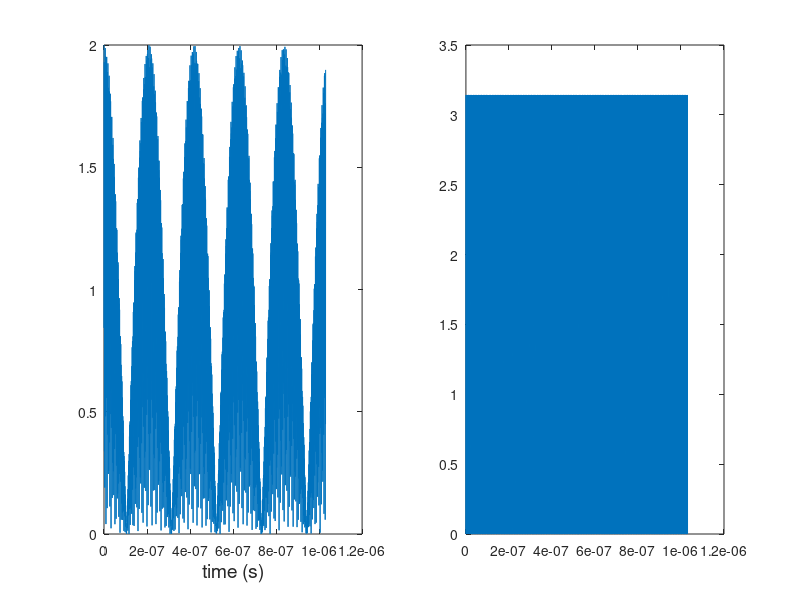
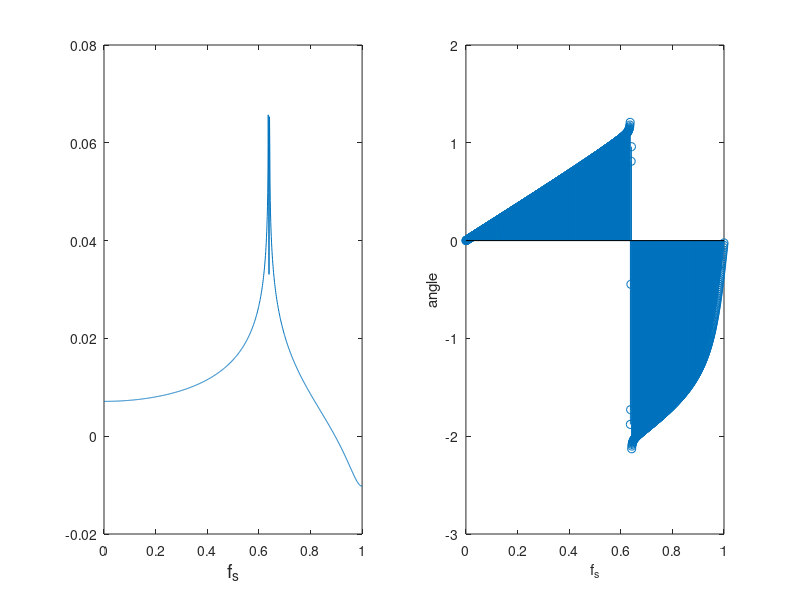

Here is the MATLAB script that generated these plots, in order: (Note: this script raises an error after producing the figures.)
samplingFreq = 2*10^9; % sampling frequency
Window_Size = 2^11; % size of window to cross multiply
%number_of_bodies = 5;
Num_Of_Antennas = 2;
signal_frequency = 40*10^8; % radians/sec
signal_time = 0.0001; % in seconds
N = signal_time/(1/samplingFreq); % total samples in input signal
Nsub = mod(N,Window_Size)
N = N-Nsub
Nfft = Window_Size%/2 % total samples in FFT output
Num_Of_Windows_Per_Signal = N/Window_Size;
P = Num_Of_Windows_Per_Signal
Number_Of_Signals = Num_Of_Antennas
Number_Of_Complex_Multiplications = 1/2*(Number_Of_Signals-1)*Number_Of_Signals
signal_to_noise_input = 1; % multiplied to noise then added to signal
Nyquist_freq = samplingFreq/2;
t = linspace(0,signal_time,N);
f = linspace(0,Nyquist_freq,5);
fs = linspace(0,1,Nfft/2);
fs_input = linspace(0,1,Nfft/2);
% Signal_no_noise = [(sin(signal_frequency*t(N/3:N*2/3-1)) + 20*sin((signal_frequency-1000)*t(N/3:N*2/3-1)))];
% input_hanning = [ 1/2-(1/2)*cos(2*pi*(1:N/3)/(N/3))];
% Signal_no_noise = Signal_no_noise.*input_hanning;
%figure(2);
%plot(t);
H = 3; % sizes of pictures.
W = 4;
Signal_no_noise = 1*(cos(signal_frequency*t) + cos((signal_frequency-3*10^7)*t)); %frequency noise
figure(1);
title('Input signal time domain','fontsize',14);
subplot(1,2,1);
plot(t(1:Nfft),abs(Signal_no_noise(1:Nfft)));
xlabel('time (s)','fontsize',14);
set(1,'paperunits','inches');
set(1,'paperorientation','portrait')
set(1,'papersize',[H,W]);
subplot(1,2,2);
plot(t(1:Nfft),angle(Signal_no_noise(1:Nfft)));
saveas(1,'inputsignaltime.svg','svg');
figure(2);
title('Input signal frequency domain','fontsize',14);
subplot(1,2,1);
fft_in = Signal_no_noise(1:Nfft);
plot(fs_input,20*log(abs(fft(fft_in)(1:Nfft/2)))/Nfft);
xlabel('f_s','fontsize',14);
set(2,'paperunits','inches');
set(2,'paperorientation','portrait');
set(2,'papersize',[H,W]);
subplot(1,2,2);
stem(fs_input,angle(fft(fft_in))(1:Nfft/2));
xlabel('f_s');
ylabel('angle');
saveas(2,'input freq.eps','eps');
%windowcoef = (Nfft)/f; % commonly used constant
Signal_no_noise_s = csvread('Inputtwodim4test');
Signal_no_noise_s = Signal_no_noise_s(:,1:N);
figure(102);
title('Antenna input signal 1 freq');
subplot(1,2,1);
fft_in = Signal_no_noise_s(1,1:Nfft);
plot(fs_input,20*log(abs(fft(fft_in)(1:Nfft/2)/Nfft)));
xlabel('f_s','fontsize',14);
set(102,'paperunits','inches');
set(102,'paperorientation','portrait');
set(102,'papersize',[H,W]);
subplot(1,2,2);
stem(fs_input,angle(fft(fft_in))(1:Nfft/2));
xlabel('f_s');
ylabel('angle');
saveas(102,'freqofantennain1.eps','eps');
figure(103);
title('Antenna input signal 3 freq');
subplot(1,2,1);
fft_in = Signal_no_noise_s(1,1:Nfft);
plot(fs_input,20*log(abs(fft(fft_in)(1:Nfft/2))/Nfft));
xlabel('f_s','fontsize',14);
set(102,'paperunits','inches');
set(102,'paperorientation','portrait');
set(102,'papersize',[H,W]);
subplot(1,2,2);
stem(fs_input,angle(fft(fft_in))(1:Nfft/2));
xlabel('f_s');
ylabel('angle');
saveas(103,'freqofantennain2.eps','eps');
Signalf = zeros(Num_Of_Windows_Per_Signal,Window_Size);
Signalfft = zeros(Number_Of_Signals,Nfft/2);
Signalmul = zeros(Number_Of_Complex_Multiplications,Nfft/2);
Signalout = zeros(1,Nfft/2);
Signalin = zeros(Number_Of_Signals,N);
analysis_filter = sinc(((0:(N-1))-N/2)/Window_Size);
%HanningWindow =0.53836-(0.46164)*cos(2*pi*(0:(N-1))/N);%EDIT, replaced with Hamming window
%EDIT replaced Hanning/hamming with blackman window.
HanningWindow = 0.42659 - 0.49656*cos(2*pi*(0:N-1)/N)+0.076849*cos(4*pi*(0:N-1)/N);
pre_filter = analysis_filter.*HanningWindow;
figure(48);
plot(t(1:N),pre_filter);
title('polyphase filter prefilter','fontsize',14);
xlabel('time(s)');
set(48,'paperunits','inches');
set(48,'paperorientation','portrait');
set(48,'papersize',[H,W]);
saveas(48,'polyphasepre.eps','eps');
% iterate every other signal

% Set up realtime signals
x2 = 1;
for x = 1:Num_Of_Antennas
	%Signal_no_noise_s = zeros(1,N);
    %for(z = 1:number_of_bodies)
    %    Signal_no_noise_s = Signal_no_noise_s + noise2(z)*e.^((((2*pi*f(z)*t)+noise1(z)*0.5*pi*(x-1))*i));
    %end
    Signalt = ((Signal_no_noise)+(Signal_no_noise_s(x,:))/signal_to_noise_input);
%add gaussian noise
    gaussnoise = rand(1,N);
    gaussnoise = gaussnoise - mean(gaussnoise);
    Signalt = Signalt + gaussnoise;
    figure(x+2);
    subplot(1,2,1);
    plot(t(1:N),abs(fft(Signalt(1:N))/N));
    xlabel('time(s)','fontsize',14);
    title('Antenna output signal','fontsize',14);
    set((x+2),'paperunits','inches');
    set((x+2),'paperorientation','portrait');
    set((x+2),'papersize',[H,W]);
    subplot(1,2,2);
    plot(t(1:N),angle(fft(Signalt(1:N))));
    xlabel('time(s)');
    ylabel('angle');
    name = ['a' num2str(x) 'outf.eps'];
    saveas(x+2,name,'eps');
    Signalin(x,:) = Signalt;

    %create overlap sequences:
    start = 1;
    window_c = Window_Size; % end of the window currently being shifted
    z = 1;
    TEMP = zeros(1,Window_Size);

    %DO POLYPHASE

    while window_c <= N
        Signalf(z,:) = (Signalt(start:(window_c)));
%       Signalf(z,:) = Signalt(1:Nfft);
	pre_part = pre_filter(start:(window_c));
	% add prefilter
	Signalf(z,:) = Signalf(z,:).*pre_part;
	%figure(z+100*x);
	%plot(angle(fft(Signalt(start:window_c))));
        start = window_c+1;
        window_c = window_c + Window_Size;
        TEMP = TEMP + Signalf(z,:);
        z = z + 1;
    end
    TEMP = fft(TEMP/P)/Nfft;
    Signalfft(x2,:) = TEMP(1:Nfft/2);
    x2 = x2 + 1;
    
end

% plot the outputs:
y = 0;
for x = 1:Num_Of_Antennas
	figure(x+2+Num_Of_Antennas);
	subplot(1,2,1);
	plot(fs,20*log(abs(Signalfft(x,1:Nfft/2))));
	title('after polyphase filter','fontsize',14);
	xlabel('f_s','fontsize',14);
	ylabel('dB','fontsize',14);
	set(x+2+Num_Of_Antennas,'paperunits','inches');
	set(x+2+Num_Of_Antennas,'paperorientation','portrait')
	set(x+2+Num_Of_Antennas,'papersize',[H,W]);
	name = ['pffb-' num2str(x) '.eps'];
	subplot(1,2,2);
	stem(fs,angle(Signalfft(x,1:Nfft/2)));
        xlabel('f_s');
	ylabel('angle');
	saveas((x+2+Num_Of_Antennas),name,'eps');
	%figure(96+x);
	%plot(fs,angle(Signalfft(1,1:Nfft/2).*conj(Signalfft(2,1:Nfft/2))));
end

% multiply and add
z = 1; % holds position, computation too complex for pre calculated indices here.
for x = 1:Number_Of_Signals
    for y = (x+1):Number_Of_Signals
        Signalmul(z,:) = Signalfft(x,:).*conj(Signalfft(y,:));
        z=z+1;
    end
end

for x = 1:Number_Of_Complex_Multiplications
    Signalout = Signalmul(x,:)+Signalout;
end

%figure(1);
%plot(t,Signal_no_noise);
% figure(2);
% plot(t(1:Window_Size),(pre_filter));
% figure(3);
% plot(t(1:Window_Size),(HanningWindow));
%figure(19);
%plot(fs,20*log(abs(Signalout)));
%Signalout = ifft(Signalout,N);
%figure (20);
%plot(t,20*log(abs(Signalout)));
figure (21);
subplot(1,2,1);
plot(fs,(20*log(abs((Signalout(1:Nfft/2))))));
title('output frequencys','fontsize',14);
xlabel('f_s','fontsize',14);
set(21,'paperunits','inches');
set(21,'paperorientation','portrait')
set(21,'papersize',[H,W]);
subplot(1,2,2);
stem(fs,angle(Signalout(1:Nfft/2)));
xlabel('f_s');
ylabel('angle');
saveas(21,'outf.eps','eps');

figure (22);
plot(angle(Signalout(1:Nfft/2)));
title('output angle');
xlabel('f_s');
hold on;
xlabel('f_s');
ylabel('angle');
hold off;
saveas(22,'output angle.eps','eps');
figure (23);
size14 = abs(Signalout(10))
angle14 = angle(Signalout(10))
ttta = angle(fft(Signal_no_noise_s(1,:)).*conj(fft(Signal_no_noise_s(2,:))));
%ttfa = angle(fft(Signalin(1,1:Nfft)).*conj(fft(Signalin(2,1:Nfft))));
%angle14 = ttfa(10)
%size15 = abs(Signalout(100))
%angle15 = angle(Signalout(100))
%angle15 = ttfa(100)
plot(linspace(0,1,N/2),ttta(1:N/2));
title('actual angles N = whole signal');
xlabel('f_s');
hold on;
xlabel('f_s');
ylabel('angle');
hold off;
saveas(23,'actual angles.eps','eps');
